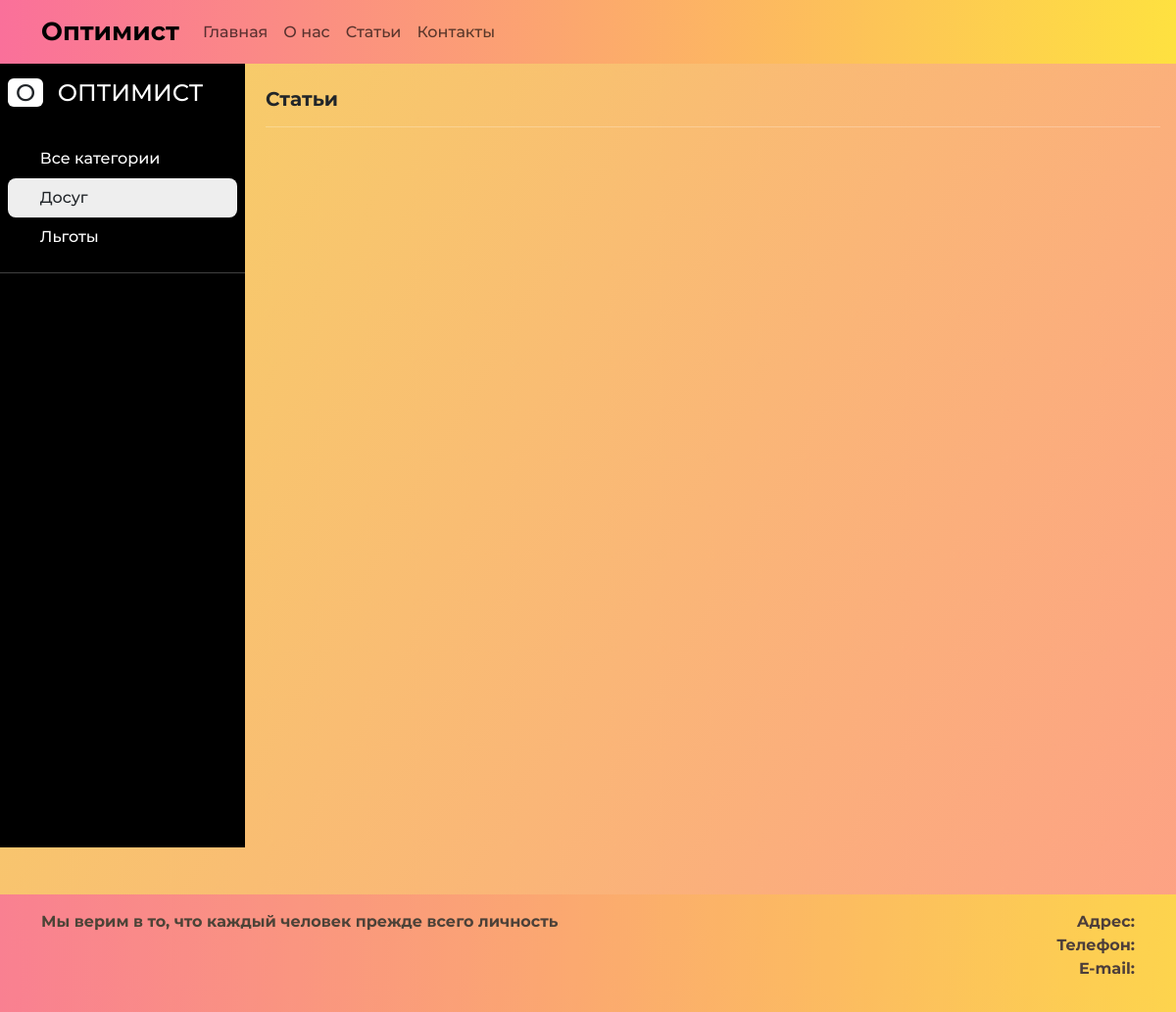
/category/dosug/, run on an earlier commit of the app's database.
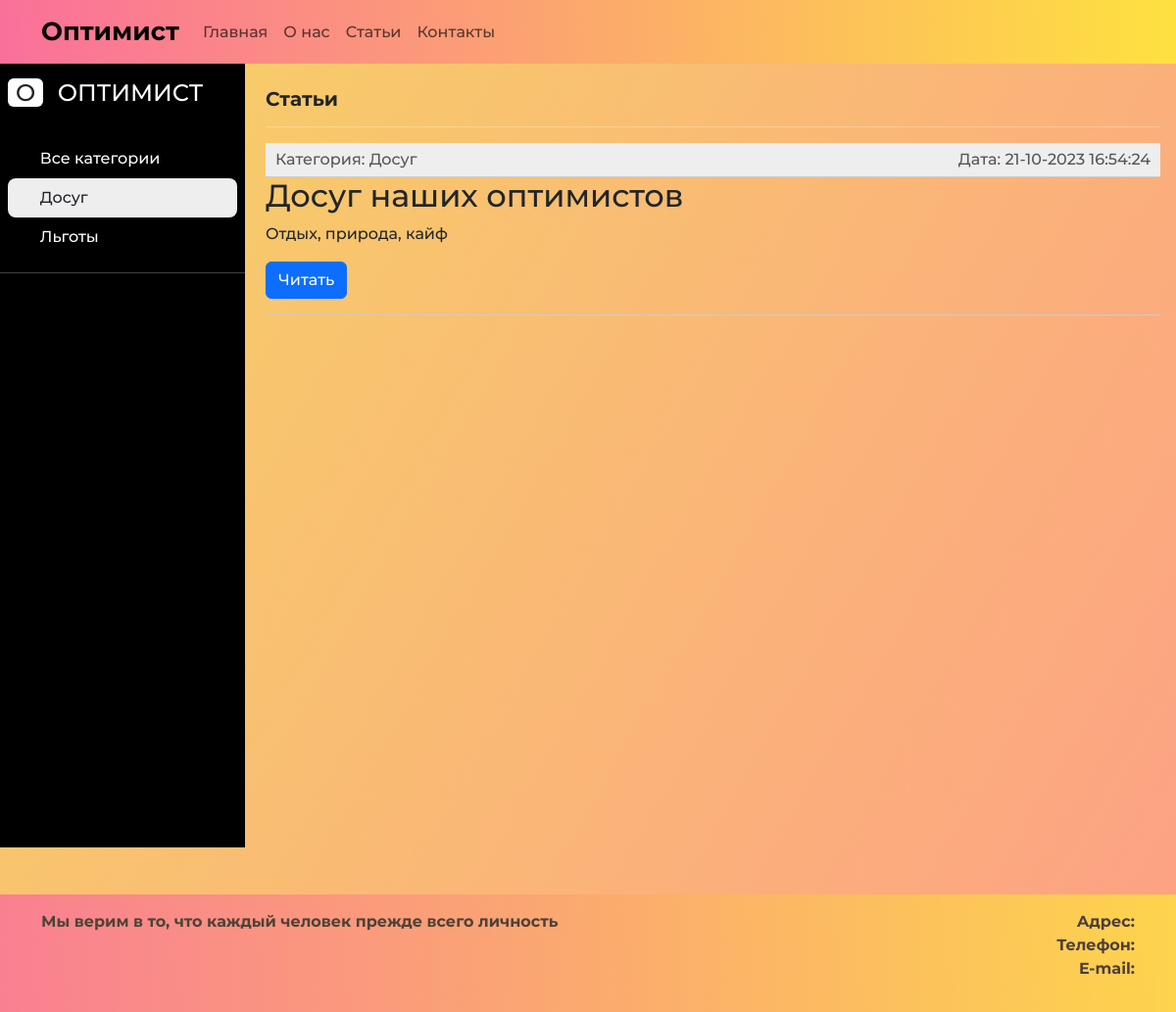
And on a later commit of the database.
### society_main/models.py (models this page shows, shortened)
class Category(models.Model):
    name = models.CharField(max_length=100, db_index=True, verbose_name="Категория")
    slug = models.SlugField(max_length=255, unique=True, db_index=True)
    icon = models.CharField(max_length=100)
    class Meta:
        verbose_name = "Категория"
        verbose_name_plural = "Категории"
    def get_absolute_url(self):
        return reverse('category', kwargs={'cat_slug': self.slug})

class TimestampedModel(models.Model):
    time_create = models.DateTimeField(auto_now_add=True, verbose_name="Время создания")
    time_update = models.DateTimeField(auto_now=True, verbose_name="Время изменения")
    class Meta:
        abstract = True

class Post(TimestampedModel):
    class Status(models.IntegerChoices):
        DRAFT = 0, 'Черновик'
        PUBLISHED = 1, 'Опубликовано'
    title = models.CharField(max_length=255, verbose_name="Заголовок")
    slug = models.SlugField(max_length=255, unique=True, db_index=True, verbose_name="URL")
    photo = models.ImageField(upload_to="photos/%Y/%m/%d/", default=None, verbose_name="Фото")
    content = models.TextField(blank=True, verbose_name="Текст статьи")
    tags = models.ManyToManyField('TagPost', blank=True, related_name='tags', verbose_name="Теги")
    is_published = models.BooleanField(choices=tuple(map(lambda x: (bool(x[0]), x[1]), Status.choices)),                                       default=Status.DRAFT, verbose_name="Статус")
    cat = models.ForeignKey('Category', on_delete=models.PROTECT, verbose_name="Категории")
    objects = models.Manager()
    published = PublishedManager()
    def get_absolute_url(self):
        return reverse('post', kwargs={'post_slug': self.slug})
    class Meta:
        verbose_name = 'Статьи'
        verbose_name_plural = 'Статьи'
        ordering = ['-time_create']
        indexes = [
            models.Index(fields=['-time_create'])
        ]

### society_main/views.py (the view)
# urls.py: path('category/<slug:cat_slug>/', show_category, name='category'),
def show_category(request, cat_slug):
    category = get_object_or_404(Category, slug=cat_slug)
    posts = Post.published.filter(cat_id=category.pk)
    data = {
        'title': f'Рубрика: {category.name}',
        'posts': posts,
        'cat_selected': category.pk,
    }
    return render(request, 'society_main/news.html', context=data)

### society_main/models.py (called while the page is built)
    def get_queryset(self):
        return super().get_queryset().filter(is_published=Post.Status.PUBLISHED)

### society_main/templatetags/society_main_tags.py (called while the page is built)
@register.inclusion_tag('society_main/list_categories.html')
def show_categories(cat_selected=0):
    cats = Category.objects.all()
    return {'cats': cats, 'cat_selected': cat_selected}

@register.inclusion_tag('society_main/list_tags.html')
def show_all_tags():
    return {"tags": TagPost.objects.all()}

### society_main/templates/society_main/news.html (shortened to what this page needs)
{% extends "society_main/base.html" %}
{% block content %}
<div class="content-wrapper">
{% include "society_main/components/sidebar.html" %}
 <div class="articles-content">
<div class="articles-content px-3 pt-4">
    <h2 class="fs-5 fw-bold"> Статьи </h2>
    <hr class="text-white">
        <ul class="list-articles">
            {% for p in posts %}
                {% if p.is_published %}
                <li><div class="article-panel">
             <p class="first">Категория: {{ p.cat.name }}</p>
             <p class="last">Дата: {{p.time_update|date:"d-m-Y H:i:s"}}</p>
    </div>
                    <li><h2>{{p.title}}</h2>
                    {% autoescape off %}
                    {{p.content|linebreaks|truncatewords:50}}
                    {% endautoescape %}
                    <p class="btn btn-primary ms-auto" onclick="location.href='{{ p.get_absolute_url }}'">Читать</p>
                    </li>
                {% endif %}
            {% endfor %}
        </ul>
</div>
 </div>
</div>
{% endblock %}

### society_main/templates/society_main/base.html (shortened to what this page needs)
{% load static %}
<!DOCTYPE html>
<html lang="en">
<head>
  <link type="text/css" href="{% static 'society_main/css/bootstrap.css' %}" rel="stylesheet"/>
  <link type="text/css" href="{% static 'society_main/css/style.css' %}" rel="stylesheet"/>
  <link type="text/css" href="{% static 'society_main/css/sidebar.css' %}" rel="stylesheet"/>
</head>
<body>
{% include "society_main/components/header.html" %}
{% block content %}
{% endblock %}
{% include "society_main/components/footer.html" %}
</body>
</html>

### society_main/templates/society_main/components/header.html (shortened to what this page needs)
  <header>
    <nav class="navbar navbar-expand-lg navbar-light ">
      <div class="container">
        <a class="navbar-brand" href="#">
          Оптимист
        </a>
        <div class="collapse navbar-collapse" id="navbarNav">
          <ul class="navbar-nav">
            <li class="nav-item {% if active_page == 'index' %}active{% endif %} gradient">
              <a class="nav-link" href="{% url 'index' %}">Главная</a>
            </li>
            <li class="nav-item {% if active_page == 'about' %}active{% endif %} gradient">
              <a class="nav-link" href="{% url 'about' %}">О нас</a>
            </li>
            <li class="nav-item {% if active_page == 'news' %}active{% endif %} gradient">
              <a class="nav-link" href="{% url 'news' %}">Статьи</a>
            </li>
            <li class="nav-item {% if active_page == 'contacts' %}active{% endif %} gradient">
              <a class="nav-link" href="{% url 'contacts' %}">Контакты</a>
            </li>
          </ul>
        </div>
      </div>
    </nav>
  </header>

### society_main/templates/society_main/components/sidebar.html (shortened to what this page needs)
{% load society_main_tags %}
<div class="main-container d-flex">
        <div class="sidebar" id="side_nav">
            <div class="header-box px-2 pt-3 pb-4 d-flex justify-content-between">
                <h1 class="fs-4"><span class="bg-white text-dark rounded shadow px-2 me-2">O</span> <span
                        class="text-white">ОПТИМИСТ</span></h1>
            </div>
            {% show_categories cat_selected %}
            <hr class="text-white">
        </div>
    </div>

### society_main/templates/society_main/list_categories.html
            <ul class="list-unstyled px-2">
                {% if cat_selected == 0 or cat_selected is None %}
                    <li class="active text-decoration-none px-3 py-2 d-block">
                        <i class="fa-solid fa-list"></i> Все категории </li>
                {% else %}
                        <li class=""><a href="{% url 'news' %}" class="text-decoration-none px-3 py-2 d-block">
                            <i class="fa-solid fa-list"></i> Все категории </a></li>
                {% endif %}
                {% for cat in cats %}
                    {% if cat.id == cat_selected %}
                <li class="active text-decoration-none px-3 py-2 d-block">
                    <i class="{{ cat.icon }}"></i> {{cat.name}} </li>
                {% else %}
                    <li class=""><a href="{{ cat.get_absolute_url }}" class="text-decoration-none px-3 py-2 d-block">
                    <i class="{{ cat.icon }}"></i> {{cat.name}} </a></li>
                {% endif %}
                {% endfor %}
            </ul>

### society_main/templates/society_main/components/footer.html
  <footer class="bg-light py-3 mt-5">
    <div class="container">
      <div class="row">
        <div class="col-md-6 text-center text-md-start">
          <p class="fw-bold">Мы верим в то, что каждый человек прежде всего личность</p>
        </div>
        <div class="col-md-6 text-center text-md-end">
          <p class="fw-bold">Адрес: <br>
            Телефон: <br>
            E-mail:
          </p>
        </div>
      </div>
    </div>
  </footer>

### society_main/static/society_main/css/style.css (style rules this page uses)
body { background-image: linear-gradient(120deg, #f6d365 0%, #fda085 100%); font-family: 'Montserrat', sans-serif; }
header { background-image: linear-gradient(to right, #fa709a 0%, #fee140 100%) !important; }
.navbar-brand { font-weight: 700; font-size: 26px; text-decoration: none; color: #000; transition: color 0.3s ease-in; box-shadow: 0 4px 6px rgba(255,177,80 .2); }
.nav-link { transition: color 0.3s ease-in; }
footer { background-image: linear-gradient(to right, #fa709a 0%, #fee140 100%) !important; opacity: 0.8; }
ul.list-articles { list-style: none; margin: 0; padding: 0; }
ul.list-articles li { border-bottom: 1px solid #ccc; }
div.article-panel { background: #eee; padding: 5px 10px 5px 10px; box-sizing: border-box; overflow: hidden; color: #555; }
div.article-panel p.first { margin: 0; float: left; }
div.article-panel p.last { margin: 0; float: right; }

### society_main/static/society_main/css/sidebar.css (style rules this page uses)
#side_nav { background: #000; min-width: 250px; max-width: 250px; transition: all 0.3s; }
.sidebar li.active { background: #eee; border-radius: 8px; }
.sidebar li a { color: #fff; }
.content-wrapper { display: flex; }
.articles-content { flex-grow: 1; padding-left: 5px; }

What changed in the data, as far as the page shows it:
added Post: cat.name "Досуг", time_update "21-10-2023 16:54:24", title "Досуг наших оптимистов", content "Отдых, природа, кайф"
